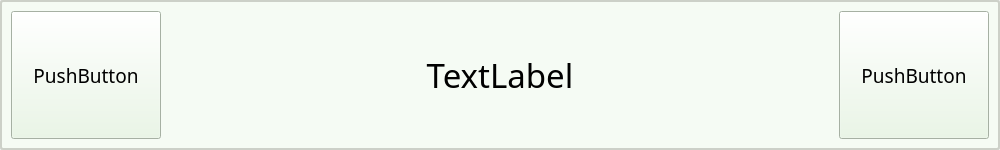
<?xml version="1.0" encoding="UTF-8"?>
<ui version="4.0">
 <class>PopUp</class>
 <widget class="QDialog" name="PopUp">
  <property name="geometry">
   <rect>
    <x>0</x>
    <y>0</y>
    <width>1000</width>
    <height>150</height>
   </rect>
  </property>
  <property name="windowTitle">
   <string>Dialog</string>
  </property>
  <property name="styleSheet">
   <string notr="true"/>
  </property>
  <layout class="QVBoxLayout" name="verticalLayout">
   <property name="leftMargin">
    <number>0</number>
   </property>
   <property name="topMargin">
    <number>0</number>
   </property>
   <property name="rightMargin">
    <number>0</number>
   </property>
   <property name="bottomMargin">
    <number>0</number>
   </property>
   <item>
    <widget class="QFrame" name="frame">
     <property name="styleSheet">
      <string notr="true">QFrame {
border: 2px solid #CCD0C8;
border-radius: 3px;
background-color: #F5FBF4;
}</string>
     </property>
     <property name="frameShape">
      <enum>QFrame::StyledPanel</enum>
     </property>
     <property name="frameShadow">
      <enum>QFrame::Raised</enum>
     </property>
     <layout class="QHBoxLayout" name="horizontalLayout">
      <item>
       <widget class="QPushButton" name="anuluj">
        <property name="sizePolicy">
         <sizepolicy hsizetype="Preferred" vsizetype="Expanding">
          <horstretch>0</horstretch>
          <verstretch>0</verstretch>
         </sizepolicy>
        </property>
        <property name="minimumSize">
         <size>
          <width>150</width>
          <height>0</height>
         </size>
        </property>
        <property name="font">
         <font>
          <family>Segoe UI Semibold</family>
          <pointsize>14</pointsize>
         </font>
        </property>
        <property name="styleSheet">
         <string notr="true">padding-left: 10px;
padding-right: 10px;
background-color: #E8F7E4;</string>
        </property>
        <property name="text">
         <string>PushButton</string>
        </property>
        <property name="autoDefault">
         <bool>false</bool>
        </property>
       </widget>
      </item>
      <item>
       <widget class="QLabel" name="komunikat">
        <property name="sizePolicy">
         <sizepolicy hsizetype="Expanding" vsizetype="Preferred">
          <horstretch>0</horstretch>
          <verstretch>0</verstretch>
         </sizepolicy>
        </property>
        <property name="font">
         <font>
          <family>Segoe UI Semilight</family>
          <pointsize>25</pointsize>
         </font>
        </property>
        <property name="styleSheet">
         <string notr="true">border: none;</string>
        </property>
        <property name="text">
         <string>TextLabel</string>
        </property>
        <property name="alignment">
         <set>Qt::AlignCenter</set>
        </property>
       </widget>
      </item>
      <item>
       <widget class="QPushButton" name="zatwierdz">
        <property name="sizePolicy">
         <sizepolicy hsizetype="Minimum" vsizetype="Expanding">
          <horstretch>0</horstretch>
          <verstretch>0</verstretch>
         </sizepolicy>
        </property>
        <property name="minimumSize">
         <size>
          <width>150</width>
          <height>0</height>
         </size>
        </property>
        <property name="font">
         <font>
          <family>Segoe UI Semibold</family>
          <pointsize>14</pointsize>
         </font>
        </property>
        <property name="styleSheet">
         <string notr="true">padding-left: 10px;
padding-right: 10px;
background-color: #E8F7E4;</string>
        </property>
        <property name="text">
         <string>PushButton</string>
        </property>
        <property name="autoDefault">
         <bool>false</bool>
        </property>
       </widget>
      </item>
     </layout>
    </widget>
   </item>
  </layout>
 </widget>
 <resources/>
 <connections/>
</ui>
